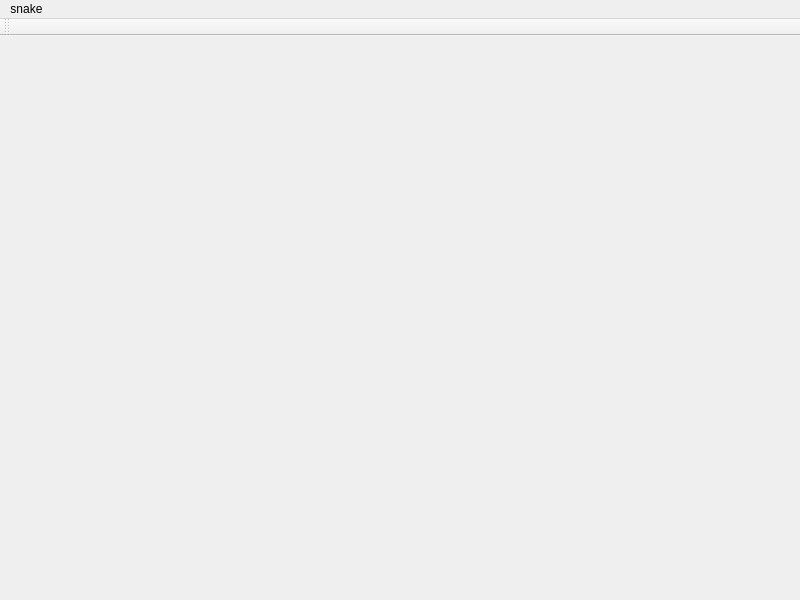
<?xml version="1.0" encoding="UTF-8"?>
<ui version="4.0">
 <class>MainWindow</class>
 <widget class="QMainWindow" name="MainWindow">
  <property name="geometry">
   <rect>
    <x>0</x>
    <y>0</y>
    <width>800</width>
    <height>600</height>
   </rect>
  </property>
  <property name="windowTitle">
   <string>MainWindow</string>
  </property>
  <widget class="QWidget" name="centralwidget"/>
  <widget class="QMenuBar" name="menubar">
   <property name="geometry">
    <rect>
     <x>0</x>
     <y>0</y>
     <width>800</width>
     <height>22</height>
    </rect>
   </property>
   <widget class="QMenu" name="menusnake">
    <property name="title">
     <string>snake</string>
    </property>
   </widget>
   <addaction name="menusnake"/>
  </widget>
  <widget class="QToolBar" name="toolBar">
   <property name="windowTitle">
    <string>toolBar</string>
   </property>
   <attribute name="toolBarArea">
    <enum>TopToolBarArea</enum>
   </attribute>
   <attribute name="toolBarBreak">
    <bool>false</bool>
   </attribute>
  </widget>
 </widget>
 <resources/>
 <connections/>
</ui>
